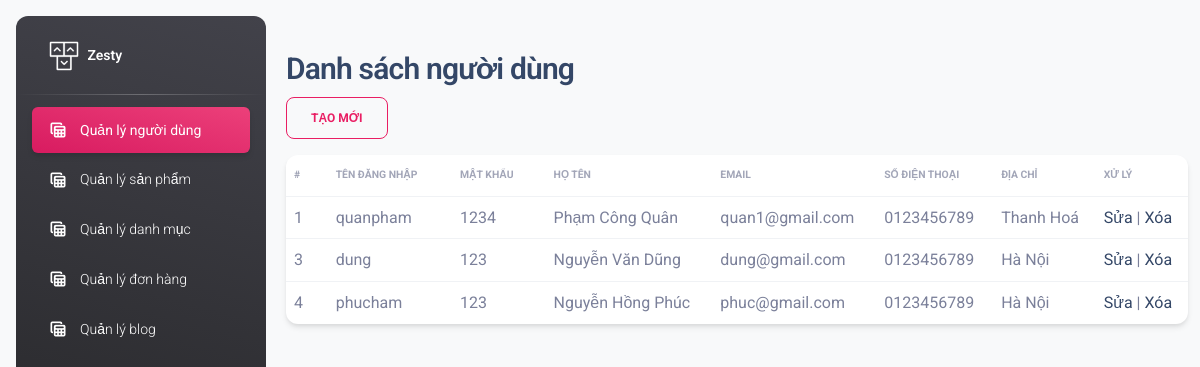
The app's page /admin/admin_comment.php with its own data.
### tables this page shows
CREATE TABLE `thanhvien` (
  `MaThanhVien` int(11) NOT NULL,
  `MatKhau` varchar(255) NOT NULL,
  `TenDangNhap` varchar(255) NOT NULL,
  `SDT` varchar(20) DEFAULT NULL,
  `Email` varchar(255) DEFAULT NULL,
  `HoTen` varchar(255) DEFAULT NULL,
  `DiaChiNhanHang` text DEFAULT NULL,
  `NgaySinh` date DEFAULT NULL
);

### admin/admin_comment.php (the view, shortened to what this page needs)
<!DOCTYPE html>
<html lang="en">
<head>
  <?php
    include_once('../components/assets_admin.php');
    include_once('../components/connection.php');
  ?>
</head>
<body class="g-sidenav-show  bg-gray-100">
    <aside class="sidenav navbar navbar-vertical navbar-expand-xs border-0 border-radius-xl my-3 fixed-start ms-3   bg-gradient-dark" id="sidenav-main">
        <div class="sidenav-header">
            <a class="navbar-brand m-0" href=" https://demos.creative-tim.com/material-dashboard/pages/dashboard " target="_blank">
            <img src="../assets_admin/img/logo-ct.png" class="navbar-brand-img h-100" alt="main_logo">
            <span class="ms-1 font-weight-bold text-white">Zesty</span>
            </a>
        </div>
        <hr class="horizontal light mt-0 mb-2">
        <div class="collapse navbar-collapse  w-auto " id="sidenav-collapse-main">
            <ul class="navbar-nav">
            <li class="nav-item">
            <a class="nav-link text-white active bg-gradient-primary" href="admin_users_list.php">
                <div class="text-white text-center me-2 d-flex align-items-center justify-content-center">
                    <i class="material-icons opacity-10">table_view</i>
                </div>
                <span class="nav-link-text ms-1">Quản lý người dùng</span>
            </a>
            </li>
            <li class="nav-item">
            <a class="nav-link text-white " href="admin_product.php">
                <div class="text-white text-center me-2 d-flex align-items-center justify-content-center">
                    <i class="material-icons opacity-10">table_view</i>
                </div>
                <span class="nav-link-text ms-1">Quản lý sản phẩm</span>
            </a>
            </li>
            <li class="nav-item">
            <a class="nav-link text-white " href="admin_category.php">
                <div class="text-white text-center me-2 d-flex align-items-center justify-content-center">
                    <i class="material-icons opacity-10">table_view</i>
                </div>
                <span class="nav-link-text ms-1">Quản lý danh mục</span>
            </a>
            </li>
            <li class="nav-item">
            <a class="nav-link text-white " href="admin_cart.php">
                <div class="text-white text-center me-2 d-flex align-items-center justify-content-center">
                    <i class="material-icons opacity-10">table_view</i>
                </div>
                <span class="nav-link-text ms-1">Quản lý đơn hàng</span>
            </a>
            </li>
            <li class="nav-item">
            <a class="nav-link text-white " href="admin_blog.php">
                <div class="text-white text-center me-2 d-flex align-items-center justify-content-center">
                    <i class="material-icons opacity-10">table_view</i>
                </div>
                <span class="nav-link-text ms-1">Quản lý blog</span>
            </a>
            </li>
        </div>
    </aside>
        <main class="main-content border-radius-lg ">
            <nav class="navbar navbar-main navbar-expand-lg px-0 mx-4 shadow-none border-radius-xl" id="navbarBlur" data-scroll="true">
            <div class="container-fluid py-1 px-3">
            </div>
            </nav>
        <div class="container-fluid py-4">
            <h3>Danh sách người dùng</h3>
            <div>
                <button type="button" class="btn btn-outline-primary" onclick="location.href='admin_add_users.php';">Tạo mới</button>
            </div>
            <div class="card">
                <div class="table-responsive">
                    <table class="table align-items-center mb-0">
                        <thead>
                            <tr>
                                <th class="text-uppercase text-secondary text-xxs font-weight-bolder opacity-7 ps-2">#</th>
                                <th class="text-uppercase text-secondary text-xxs font-weight-bolder opacity-7 ps-2">Tên đăng nhập</th>
                                <th class="text-uppercase text-secondary text-xxs font-weight-bolder opacity-7 ps-2">Mật khẩu</th>
                                <th class="text-uppercase text-secondary text-xxs font-weight-bolder opacity-7 ps-2">Họ tên</th>
                                <th class="text-uppercase text-secondary text-xxs font-weight-bolder opacity-7 ps-2">Email</th>
                                <th class="text-uppercase text-secondary text-xxs font-weight-bolder opacity-7 ps-2">Số điện thoại</th>
                                <th class="text-uppercase text-secondary text-xxs font-weight-bolder opacity-7 ps-2">Địa chỉ</th>
                                <th class="text-uppercase text-secondary text-xxs font-weight-bolder opacity-7 ps-2">Xử lý</th>
                            </tr>
                        </thead>
                        <tbody>
                            <?php
                                $query = "SELECT * FROM thanhvien";
                                $result = mysqli_query($conn, $query);
                                if ($result) {
                                    while ($row = mysqli_fetch_assoc($result)) {
                                        echo "<tr>";
                                        echo "<td>" . $row['MaThanhVien'] . "</td>";
                                        echo "<td>" . $row['TenDangNhap'] . "</td>";
                                        echo "<td>" . $row['MatKhau'] . "</td>";
                                        echo "<td>" . $row['HoTen'] . "</td>";
                                        echo "<td>" . $row['Email'] . "</td>";
                                        echo "<td>" . $row['SDT'] . "</td>";
                                        echo "<td>" . $row['DiaChiNhanHang'] . "</td>";
                                        echo "<td><a href='admin_edit_users.php?id=" . $row['MaThanhVien'] . "'>Sửa</a> | <a href='admin_delete_user.php?id=" . $row['MaThanhVien'] . "'>Xóa</a></td>";
                                        echo "</tr>";
                                    }
                                } else {
                                    echo "Error: " . mysqli_error($conn);
                                }
                            ?>
                        </tbody>
                    </table>
                </div>
            </div>
        </div>
        </main>
    </body>
</html>

### records on screen
thanhvien: MaThanhVien "1", TenDangNhap "quanpham", MatKhau "1234", HoTen "Phạm Công Quân", Email "quan1@gmail.com", SDT "0123456789", DiaChiNhanHang "Thanh Hoá"
thanhvien: MaThanhVien "3", TenDangNhap "dung", MatKhau "123", HoTen "Nguyễn Văn Dũng", Email "dung@gmail.com", SDT "0123456789", DiaChiNhanHang "Hà Nội"
thanhvien: MaThanhVien "4", TenDangNhap "phucham", MatKhau "123", HoTen "Nguyễn Hồng Phúc", Email "phuc@gmail.com", SDT "0123456789", DiaChiNhanHang "Hà Nội"
